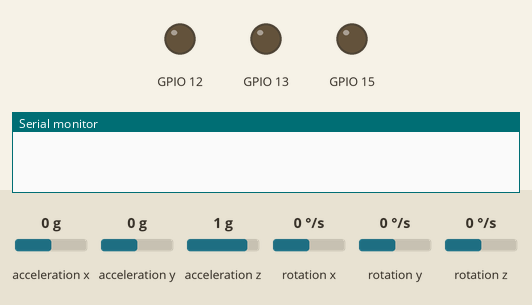
Recording of a program running on a simulated ESP32. On the bench: output pins drawn as LEDs (lit = HIGH), the last lines printed to the serial monitor. Inputs (shaded band) come from the test bench; at power-on: acceleration x 0 g, acceleration y 0 g, acceleration z 1 g, rotation x 0 °/s, rotation y 0 °/s, rotation z 0 °/s.

Above: at 0.0 s.
At 0.9 s:
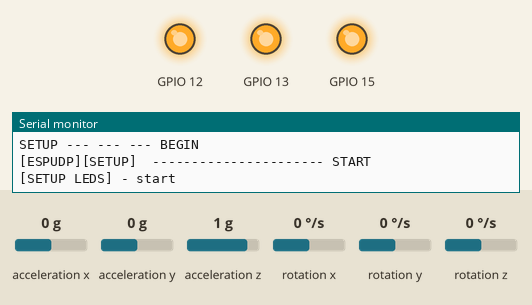
At 1.7 s:
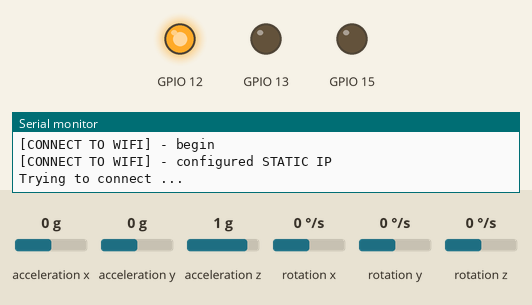
At 3.0 s:
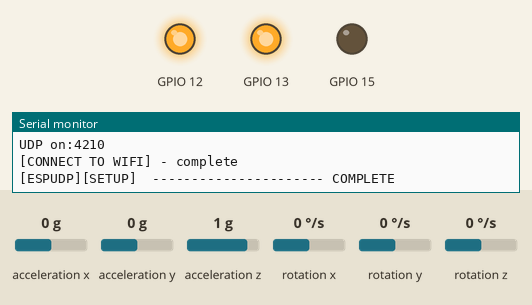
Timing chart, 0 to 4.5 s (numbered marks = the images above):
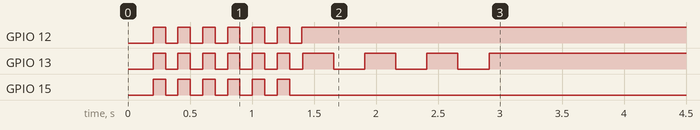

The program:

main.cpp
```cpp
#include <Arduino.h>
#include <ESPUDP.h>

#include <MPU6050_tockn.h>
#include <Wire.h>

//GLOBALS


// the current value of the string reading
uint32_t current_value = 0;

// MSGs
char presentation_msg[] = "hallo";
char RASP_AKNOWLEDGE[IN_SIZE] = "OK";  // added last value for convention, which will also be in the "in_packet"
char RESET_MSG[IN_SIZE] = "RESET";

//NETWORKING
const IPAddress staticIP(192, 168, 185, 140);  // this device static IP

const IPAddress defaultDestinationIP(192, 168, 185, 162);  // RASP IP
const int raspPort = 52108; //44444;  // my mac os udp port is: 49242

// last three inputs are the LED PINS
EspUdp espUdp(
    staticIP,
    defaultDestinationIP,
    raspPort,
    12,
    13,
    15
);

void checkReset() {
    if (espUdp.udp_msg_equals_to(RESET_MSG)) {

      Serial.println("[checkReset] - received RESET message: '" + String(RESET_MSG) + "'.\n... RESETTING ...");
      ESP.restart();
    }
}

//ACCELEROMETER

MPU6050 mpu6050(Wire);

long timer = 0;
unsigned long t1, dt;
float x,y,z;
int sample_rate=200;

/*
// ______________________________________________________________________________________________ENCODER
const uint8_t encoderPinA = 4;  // outputA digital GPIO4 - D2
const uint8_t encoderPinB = 5;  // outoutB digital GPIO5 - D1
const uint8_t encoderSW = 14;   // SW (bottone) connesso al pin GPI14 - D5

int encoderCount = 0; // Contatore
int actCLKState; // Lettura attuale del canale CLK (A)
int prevCLKState; // Lettura precedente del canale CLK (A)

#define readA digitalRead(encoderPinA)
#define readB digitalRead(encoderPinB)

ICACHE_RAM_ATTR void CLKChanged() {

  int actCLKState = readA;// Leggo il canale A (CLK)

  // Questo if serve per gestire chiamate multiple alla routine di interrupt
  // causate dal cosiddetto bouncing: ogni volta che si ruota l'albero vengono
  // in realtà generate diverse variazioni (per ognuna viene scatenato
  // l'interrupt!), dovute al funzionamento meccanico del rotore. Si possono
  // determinare effetti indesiderati come ad esempio la ripetizione di numeri
  // ma con questo IF vengono evitati.
  if (prevCLKState != actCLKState) {

      encoderCount += (actCLKState == readB ? 1 : -1);

      // Serial.println(encoderCount);

      espUdp.write_int_udp(encoderCount);

      prevCLKState = actCLKState;
    }
}

// ICACHE_RAM_ATTR void SWPressed() {

//   Serial.println("SW Pressed!");
// }

void setup_encoder(){

  pinMode(encoderPinA, INPUT);
  pinMode(encoderPinB, INPUT);
  pinMode(encoderSW, INPUT_PULLUP);

  attachInterrupt(digitalPinToInterrupt(encoderPinA), CLKChanged, CHANGE);
  // attachInterrupt(digitalPinToInterrupt(encoderSW), SWPressed, FALLING);

  prevCLKState = readA;
}
*/
// PINS scl=22, sda=21, gnd, vcc=3.3v


void setup_acc(){

  mpu6050.begin();
  mpu6050.calcGyroOffsets(true); //secondi per calibrare
}

void setup() {
  // put your setup code here, to run once:
  // SERIAL
  Serial.begin(115220);
  delay(200);
  Serial.println("SETUP --- --- --- BEGIN");

  // ESP UDP
  espUdp.setup();

  // setup acc
  delay(200);
  Wire.begin();
  setup_acc();

  // wait for a few seconds before starting
  delay(100);
  Serial.println("SETUP --- --- --- COMPLETE");
}

void loop() {
  // put your main code here, to run repeatedly:
  // 1. check for UDP essages
  // - check if RESET MSG is received
  noInterrupts();
  if (espUdp.read_udp_non_blocking())
    checkReset();
  interrupts();
  mpu6050.update();
  dt = millis() -t1;

  if(dt> sample_rate) {
   t1= millis();
   x = (int)mpu6050.getAngleX();
   y = mpu6050.getAngleY();
   z = mpu6050.getAngleZ();
  }
  espUdp.write_int_udp(x);
  // interrupts can work passively here
  delay(500);
}
```
